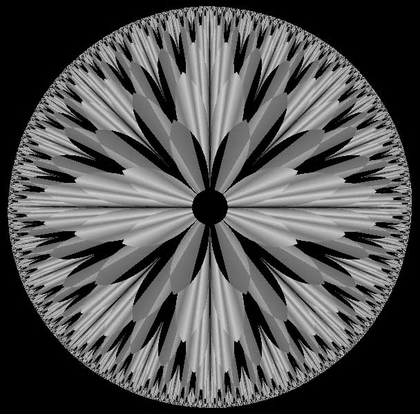
%> input picture IPR/Tutorial/Tut03/Gray_level_Operations/Gray level Operations/bitplane.bmp, 420 x 414 px, shrunk from 608 x 600 before the run
$ octave ContrastStretching.m   (GNU Octave 9; MATLAB toolbox functions it lacks are replaced by stand-ins)
%> lines starting %> are read from the running program, lines starting %| are printed output that depends on the picture
%Contrast Sretching

clc;
close all;
clear all;

F=imread('bitplane.bmp');
%> F is the input picture: size 414x420 uint8; min 0, max 228, mean 82.3
G=F;

[rows cols]=size(F);
%> rows = 414; cols = 420

T1=input('Enter value of t1(Threshold 1) ');
%> the answer given: 1
T2=input('Enter value of t2(Threshold 2) ');
%> the answer given: 100
s1=input('Enter value of slope 1 ');
%> the answer given: 1
s2=input('Enter value of slope 2 ');
%> the answer given: 3
s3=input('Enter value of slope 3 ');
%> the answer given: 3
coeffT1=s1.*T1;
coeffT2=s2.*(T2-T1)+coeffT1;
 for i=1:rows
    for j=1:cols
        if(F(i,j)< T1)
            G(i,j)=floor(s1.*F(i,j));
        elseif(F(i,j)>= T1 && F(i,j)< T2)
            G(i,j)=floor(s2.*(F(i,j)-T1)+coeffT1);
            elseif(F(i,j)>= T2)
            G(i,j)=floor(s3.*(F(i,j)-T2)+coeffT2);
        end
    end
 end
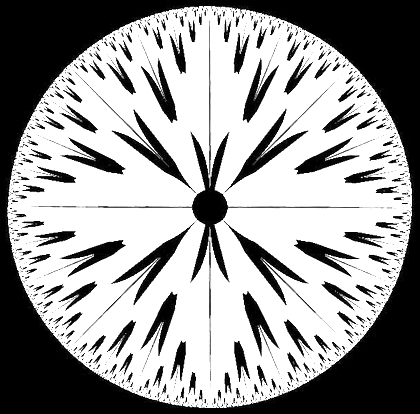
%> G: size 414x420 uint8; min 0, max 255, mean 153

figure(1);
subplot(2,1,1);
imshow(F);
title('Original image');
subplot(2,1,2);
imshow(G);
text=sprintf('Result of Contrast Stretching with T1=%d, T2=%d, s1=%1.1f, s2=%1.1f, s3=%1.1f',T1,T2,s1,s2,s3);
title(text);

figure(2);
subplot(2,1,1);
imhist(F);
title('Histogram for original Image');

subplot(2,1,2);
imhist(G);
text1=sprintf('Histogram for Contrast Stretching with T1=%d, T2=%d, s1=%1.1f, s2=%1.1f, s3=%1.1f',T1,T2,s1,s2,s3);
title(text1);
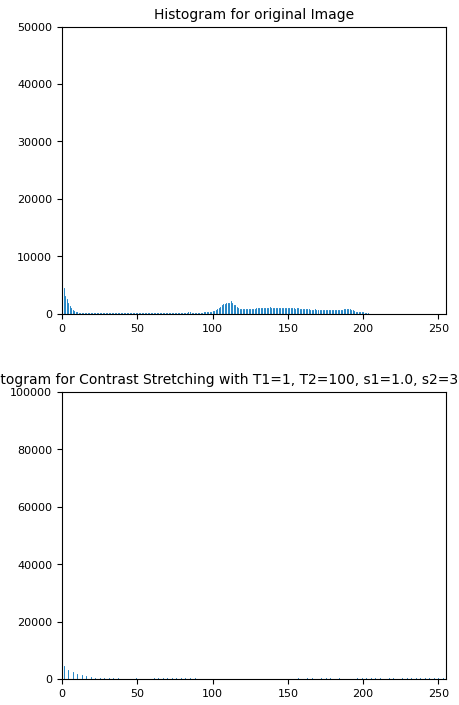
%> figure redrawn from the program's plot data, 2 panels; panel 1: highest point at x = 0, y = 48000; panel 2: highest point at x = 255, y = 96263

$ run again, with IPR/Tutorial/Tut03/Gray_level_Operations/Gray level Operations/home1.bmp copied over IPR/Tutorial/Tut03/Gray_level_Operations/Gray level Operations/bitplane.bmp
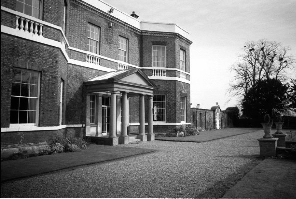
%> input picture IPR/Tutorial/Tut03/Gray_level_Operations/Gray level Operations/home1.bmp, 296 x 199 px
%> F is the input picture: size 199x296x3 uint8; min 0, max 255, mean 116.1
%> after the loop `for i=1:rows`:
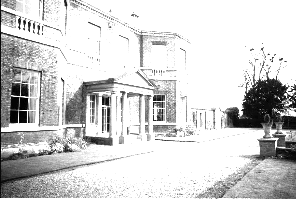
%> G: size 199x296x3 uint8; min 0, max 255, mean 207.8
%> `title(text1);`:
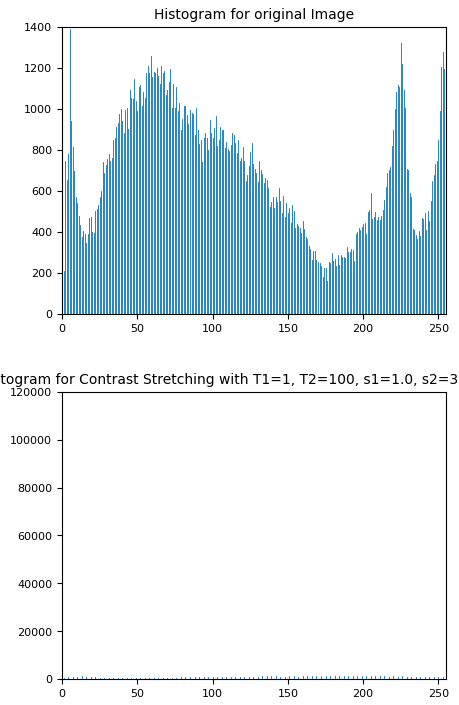
%> figure redrawn from the program's plot data, 2 panels; panel 1: highest point at x = 5, y = 1386; panel 2: highest point at x = 255, y = 102078
